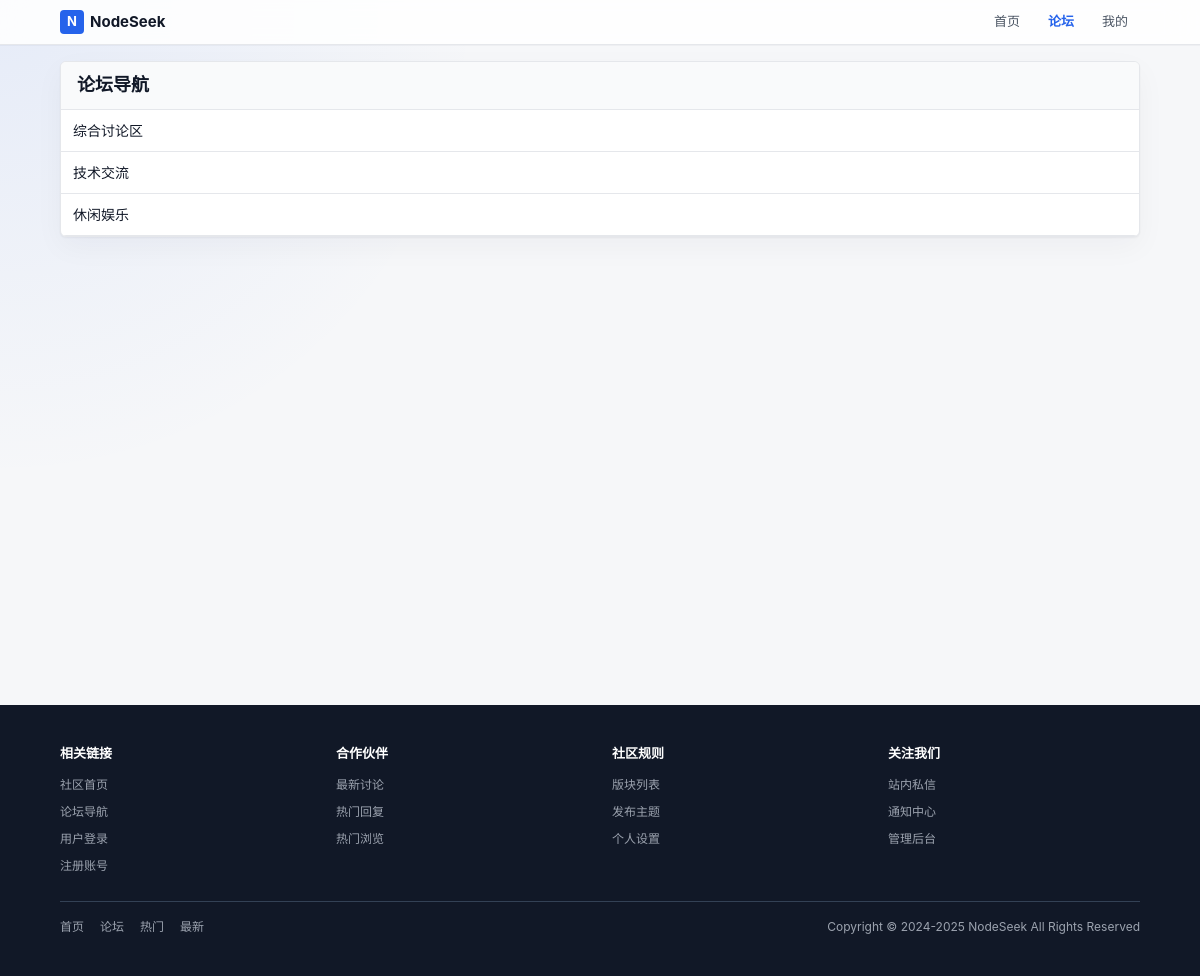
Page /index.php?c=forum&a=index (signed in) on the committed database.
### tables this page shows
CREATE TABLE next_forum (
        fid INTEGER PRIMARY KEY AUTOINCREMENT,
        up_fid INTEGER NOT NULL DEFAULT 0,
        name VARCHAR(50) NOT NULL DEFAULT '',
        status INTEGER NOT NULL DEFAULT 0,
        sort_order INTEGER NOT NULL DEFAULT 0,
        thread_num INTEGER NOT NULL DEFAULT 0,
        reply_num INTEGER NOT NULL DEFAULT 0,
        today_num INTEGER NOT NULL DEFAULT 0,
        today_time INTEGER NOT NULL DEFAULT 0,
        last_tid INTEGER NOT NULL DEFAULT 0,
        json_data TEXT NOT NULL
    );

### index.php (called while the page is built, shortened)
<?php
require ROOT_PATH . '/lib/Autoloader.php';
$controller = isset($_GET['c']) ? $_GET['c'] : 'home';
$action = isset($_GET['a']) ? $_GET['a'] : 'index';
$controllerClass = ucfirst($controller) . 'Controller';
$params = [];
call_user_func_array([$controllerClass, $action], $params);
?>

### config/database.php (called while the page is built)
<?php
return [
    'default' => 'sqlite',
    'connections' => [
        'sqlite' => [
            'driver' => 'sqlite',
            'database' => ROOT_PATH . '/database/forum.db',
        ],
    ],
];

### lib/Database.php (called while the page is built, shortened)
<?php
class Database {
    private static $instance = null;
    private $config = null;
    private function __construct() {
        $this->config = require ROOT_PATH . '/config/database.php';
    }
    public static function getInstance() {
        if (self::$instance === null) {
            self::$instance = new self();
        }
        return self::$instance;
    }
    private function connect() {
        $default = $this->config['default'];
        $connection = $this->config['connections'][$default];
        if ($connection['driver'] === 'sqlite') {
            $this->connection = new PDO('sqlite:' . $connection['database']);
        }
    }
    private static function getConnection() {
        return self::getInstance()->connection;
    }
    public static function query($sql, $params = []) {
        $stmt = self::getConnection()->prepare($sql);
        $stmt->execute($params);
        return $stmt;
    }
    public static function fetchAll($sql, $params = []) {
        $stmt = self::query($sql, $params);
        return $stmt->fetchAll(PDO::FETCH_ASSOC);
    }
}
?>

### models/ForumModel.php (called while the page is built, shortened)
<?php
class ForumModel {
    public static function getForums($upFid = null) {
        if ($upFid !== null) {
            $forums = Database::fetchAll("SELECT * FROM " . self::TABLE . " WHERE up_fid = ? ORDER BY sort_order ASC", [$upFid]);
        } else {
            $forums = Database::fetchAll("SELECT * FROM " . self::TABLE . " ORDER BY up_fid ASC, sort_order ASC");
        }
        if ($upFid === null) {
            $tree = self::buildTree($forums);
            self::addDepth($tree, 0);
            return $tree;
        }
        return $forums;
    }
    private static function buildTree($forums) {
        $tree = [];
        $map = [];
        foreach ($forums as $forum) {
            $map[$forum['fid']] = $forum;
            $map[$forum['fid']]['children'] = [];
        }
        foreach ($forums as $forum) {
            $fid = $forum['fid'];
            $upFid = $forum['up_fid'];
            if ($upFid && isset($map[$upFid])) {
                $map[$upFid]['children'][] = &$map[$fid];
            } else {
                $tree[] = &$map[$fid];
            }
        }
        return $tree;
    }
}
?>

### lib/Autoloader.php (called while the page is built, shortened)
<?php
class Autoloader {
    public static function load($class) {
        $class = strtolower($class);
        $paths = [
            ROOT_PATH . '/lib/' . $class . '.php',
            ROOT_PATH . '/models/' . $class . '.php',
            ROOT_PATH . '/controllers/' . $class . '.php',
        ];
        foreach ($paths as $path) {
            if (file_exists($path)) {
                return;
            }
        }
    }
}

### templates/forum/list.php (the view, shortened to what this page needs)
<?php
function renderForumTree($forums, $depth = 0) {
    foreach ($forums as $index => $forum):
        $depthClass = 'forum-depth-' . min($depth, 5);
?>
<div class="forum-node <?php echo $depthClass; ?> py-md border-b hover-bg transition-bg">
    <div class="forum-node-main">
        <div class="flex items-center gap-sm">
            <a href="index.php?c=forum&a=index&fid=<?php echo $forum['fid']; ?>" class="text-primary font-medium text-md">
                <?php echo htmlspecialchars($forum['name']); ?>
            </a>
        </div>
    </div>
</div>
<?php
    endforeach;
}
?>
<div class="card">
    <div class="card-header">
        <h2>论坛导航</h2>
    </div>
    <div class="card-body">
        <?php if (!empty($forums)): ?>
            <?php renderForumTree($forums); ?>
        <?php else: ?>
        <div class="empty-state">暂无论坛版块</div>
        <?php endif; ?>
    </div>
</div>

### assets/css/style.css (style rules this page uses)
* { box-sizing: border-box; margin: 0; padding: 0; }
:root { --primary: #2563eb; --primary-hover: #1d4ed8; --primary-soft: #eff6ff; --success: #16a34a; --danger: #dc2626; --warning: #d97706; --bg-page: #f6f7f9; --bg-header: rgba(255,255,255,0.86); --bg-card: #ffffff; --bg-hover: #f3f4f6; --bg-soft: #f9fafb; --text: #111827; --text-secondary: #4b5563; --text-muted: #8a94a6; --border: #e5e7eb; --border-strong: #d1d5db; --shadow: 0 1px 2px rgba(15,23,42,0.05), 0 10px 30px rgba(15,23,42,0.04); --radius-sm: 4px; --radius-md: 6px; --footer-bg: #111827; --footer-text: #9ca3af; }
html { color-scheme: light; }
body { min-height: 100vh; background: radial-gradient(circle at top left, rgba(37,99,235,0.08), transparent 30rem), var(--bg-page); color: var(--text); font-family: -apple-system, BlinkMacSystemFont, "Segoe UI", Roboto, "Helvetica Neue", Arial, sans-serif; font-size: 14px; line-height: 1.5; text-rendering: optimizeLegibility; -webkit-font-smoothing: antialiased; }
a { color: var(--primary); text-decoration: none; }
h1, h2, h3, h4 { color: var(--text); line-height: 1.25; letter-spacing: 0; }
h2 { font-size: 18px; font-weight: 700; }
.flex { display: flex; }
.items-center { align-items: center; }
.gap-sm { gap: 8px; }
.py-md { padding-top: 10px; padding-bottom: 10px; }
.border-b { border-bottom: 1px solid var(--border); }
.transition-bg { transition: background 0.15s; }
.text-primary { color: var(--text); }
.text-md { font-size: 14px; }
.font-medium { font-weight: 500; }
.card { margin-bottom: 12px; overflow: hidden; border: 1px solid var(--border); border-radius: var(--radius-md); background: var(--bg-card); box-shadow: var(--shadow); }
.card-header, .reply-header, .sidebar-header { display: flex; align-items: center; justify-content: space-between; padding: 12px 16px; border-bottom: 1px solid var(--border); background: var(--bg-soft); }
.card-header h2, .card-header h3, .reply-header h3, .sidebar-header h3 { margin: 0; }
.card-body { padding: 0; border: 0; }
.forum-node { display: grid; grid-template-columns: 1fr; gap: 8px; padding-right: 12px; padding-left: 12px; }
.forum-node-main { min-width: 0; }

### rows in the picture
next_forum: name "综合讨论区"
next_forum: name "技术交流"
next_forum: name "休闲娱乐"
